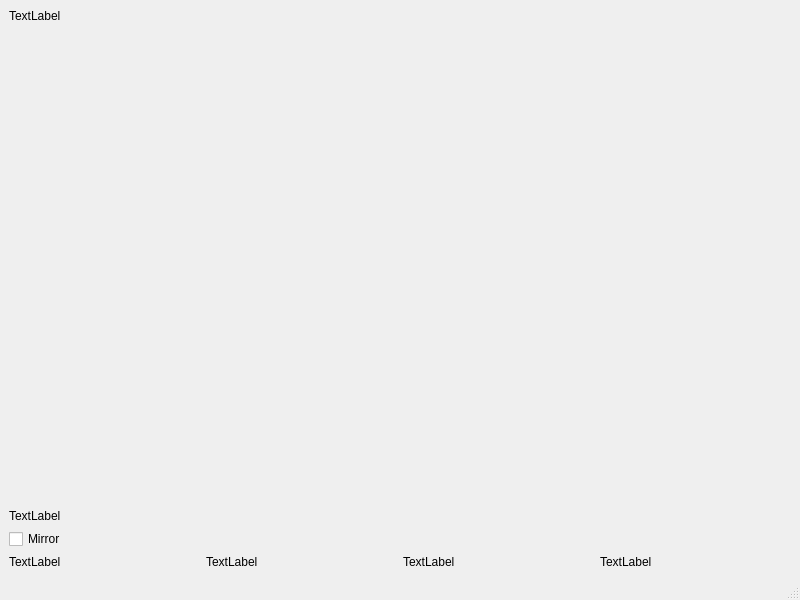
<?xml version="1.0" encoding="UTF-8"?>
<ui version="4.0">
 <class>MainWindow</class>
 <widget class="QMainWindow" name="MainWindow">
  <property name="geometry">
   <rect>
    <x>0</x>
    <y>0</y>
    <width>800</width>
    <height>600</height>
   </rect>
  </property>
  <property name="windowTitle">
   <string>MainWindow</string>
  </property>
  <widget class="QWidget" name="centralwidget">
   <layout class="QVBoxLayout" name="verticalLayout">
    <item>
     <widget class="QLabel" name="image_label">
      <property name="minimumSize">
       <size>
        <width>1</width>
        <height>1</height>
       </size>
      </property>
      <property name="text">
       <string>TextLabel</string>
      </property>
     </widget>
    </item>
    <item>
     <spacer name="verticalSpacer">
      <property name="orientation">
       <enum>Qt::Vertical</enum>
      </property>
      <property name="sizeHint" stdset="0">
       <size>
        <width>20</width>
        <height>40</height>
       </size>
      </property>
     </spacer>
    </item>
    <item>
     <widget class="QLabel" name="fpsLabel">
      <property name="text">
       <string>TextLabel</string>
      </property>
     </widget>
    </item>
    <item>
     <widget class="QCheckBox" name="mirrorbox">
      <property name="text">
       <string>Mirror</string>
      </property>
     </widget>
    </item>
    <item>
     <layout class="QHBoxLayout" name="horizontalLayout">
      <item>
       <widget class="QLabel" name="neutralLabel">
        <property name="text">
         <string>TextLabel</string>
        </property>
       </widget>
      </item>
      <item>
       <widget class="QLabel" name="angryLabel">
        <property name="text">
         <string>TextLabel</string>
        </property>
       </widget>
      </item>
      <item>
       <widget class="QLabel" name="sadLabel">
        <property name="text">
         <string>TextLabel</string>
        </property>
       </widget>
      </item>
      <item>
       <widget class="QLabel" name="happyLabel">
        <property name="text">
         <string>TextLabel</string>
        </property>
       </widget>
      </item>
     </layout>
    </item>
   </layout>
  </widget>
  <widget class="QMenuBar" name="menubar">
   <property name="geometry">
    <rect>
     <x>0</x>
     <y>0</y>
     <width>800</width>
     <height>29</height>
    </rect>
   </property>
  </widget>
  <widget class="QStatusBar" name="statusbar"/>
 </widget>
 <resources/>
 <connections/>
</ui>
